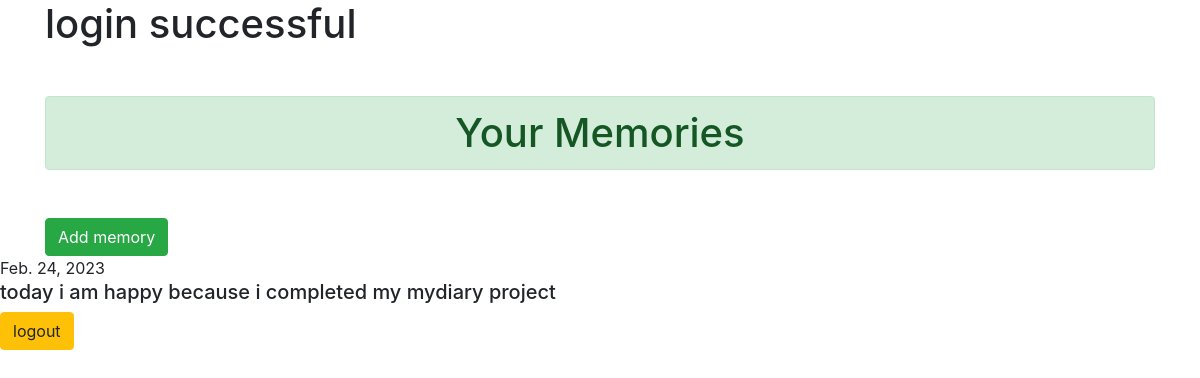
The page /show/ (signed in) on the database as committed earlier.
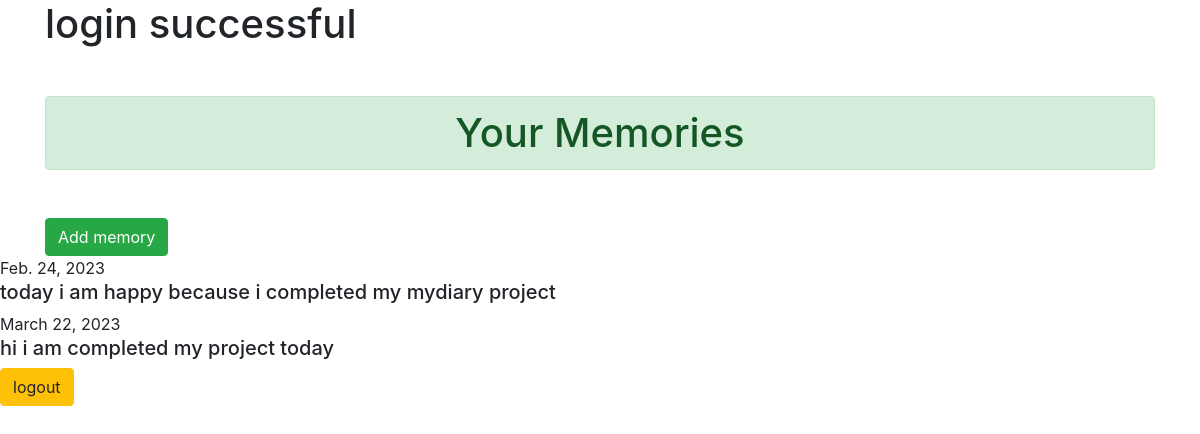
The same page on the database as committed later.
### accounts/models.py (models this page shows)
class memory(models.Model):
    content=models.TextField(max_length=1000)
    date=models.DateField(('date'),default=datetime.date.today)
    user=models.ForeignKey(User,on_delete=models.CASCADE)

### notes/views.py (the view)
# urls.py: path('show/',show,name="show"),
def show(request):
    log=request.user
    memories=memory.objects.filter(user=log)
    return render(request,'showdiary.html',{'m':memories})

### accounts/templates/showdiary.html (shortened to what this page needs)
<!DOCTYPE html>
<html lang="en">
<head>
    <link rel="stylesheet" href="https://cdn.jsdelivr.net/npm/bootstrap@4.3.1/dist/css/bootstrap.min.css">
</head>
<body>
    <div class="container">
    <h1>login successful</h1>
    <h1 class="alert alert-success text-center my-5" > Your Memories</h1>
    <a class="btn btn-success" href="{% url 'add'%}">Add memory</a>
</div>
{% for i in m %}
<div class="blue-text">{{i.date}}</div>
<h5 class="red-text">{{i.content}}</h5>
{% endfor %}
<a class="btn btn-warning" href="{% url 'logout' %}">logout</a>
</body>
</html>

Rows that differ between the two databases and show on the page:
added memory: date "March 22, 2023", content "hi i am completed my project today"
